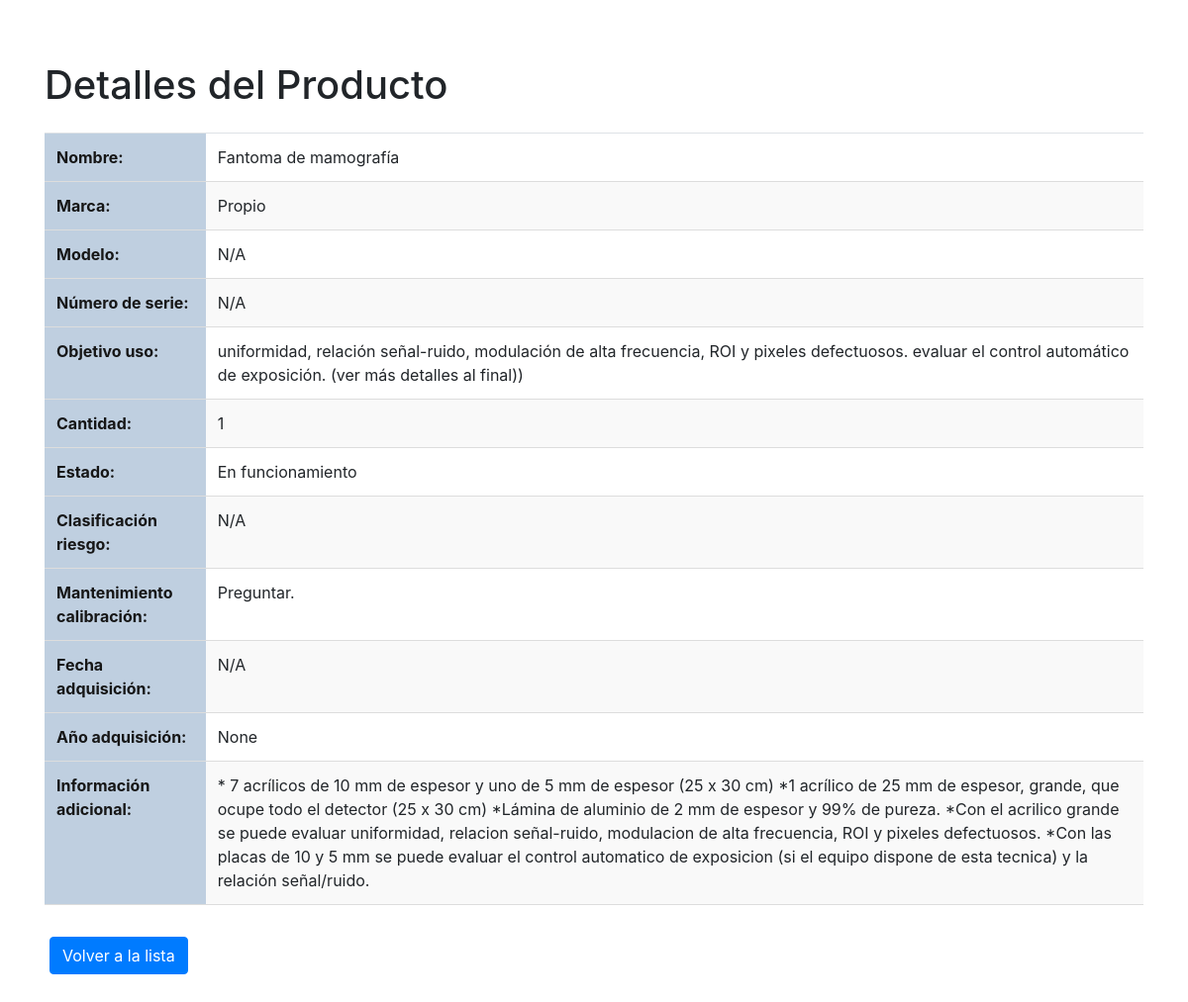
The page /inventario/detalles/10/ on the database its author committed.
### inventario/models.py (models this page shows, shortened)
class Producto(models.Model):
    nombre = models.CharField(max_length=255, null=True, blank=True)
    marca = models.CharField(max_length=255)  # campo obligatorio
    modelo = models.CharField(max_length=255, null=True, blank=True)
    numero_serie = models.CharField(max_length=255, null=True, blank=True)  # Modificado para permitir valores nulos
    objetivo_uso = models.CharField(max_length=255)  # campo obligatorio
    cantidad = models.IntegerField(default=0)
    estado = models.CharField(max_length=255, default='Funcionando')
    clasificacion_riesgo = models.CharField(max_length=255, null=True, blank=True)
    mantenimiento_calibracion = models.CharField(max_length=300, blank=True, null=True)
    fecha_adquisicion = models.CharField(max_length=255, null=True, blank=True)
    anio_adquisicion = models.IntegerField(null=True, blank=True)
    informacion_adicional = models.TextField(blank=True, null=True)

### inventario/views.py (the view)
# urls.py: path('detalles/<int:pk>/', detalles_producto, name='detalles_producto'),  # Nueva ruta
def detalles_producto(request, pk):
    producto = get_object_or_404(Producto, pk=pk)
    return render(request, 'inventario/detalles_producto.html', {'producto': producto})

### inventario/templates/inventario/detalles_producto.html (shortened to what this page needs)
{% load static %}
<!DOCTYPE html>
<html lang="es">
<head>
    <link rel="stylesheet" href="{% static 'css/style.css' %}">
    <link rel="stylesheet" href="https://stackpath.bootstrapcdn.com/bootstrap/4.5.2/css/bootstrap.min.css">
</head>
<body>
    <div class="container">
        <h1 class="my-4">Detalles del Producto</h1>
        <table class="table">
            <tr>
                <th>Nombre:</th>
                <td>{{ producto.nombre }}</td>
            </tr>
            <tr>
                <th>Marca:</th>
                <td>{{ producto.marca }}</td>
            </tr>
            <tr>
                <th>Modelo:</th>
                <td>{{ producto.modelo }}</td>
            </tr>
            <tr>
                <th>Número de serie:</th>
                <td>{{ producto.numero_serie }}</td>
            </tr>
            <tr>
                <th>Objetivo uso:</th>
                <td>{{ producto.objetivo_uso }}</td>
            </tr>
            <tr>
                <th>Cantidad:</th>
                <td>{{ producto.cantidad }}</td>
            </tr>
            <tr>
                <th>Estado:</th>
                <td>{{ producto.estado }}</td>
            </tr>
            <tr>
                <th>Clasificación riesgo:</th>
                <td>{{ producto.clasificacion_riesgo }}</td>
            </tr>
            <tr>
                <th>Mantenimiento calibración:</th>
                <td>{{ producto.mantenimiento_calibracion }}</td>
            </tr>
            <tr>
                <th>Fecha adquisición:</th>
                <td>{{ producto.fecha_adquisicion }}</td>
            </tr>
            <tr>
                <th>Año adquisición:</th>
                <td>{{ producto.anio_adquisicion }}</td>
            </tr>
            <tr>
                <th>Información adicional:</th>
                <td>{{ producto.informacion_adicional }}</td>
            </tr>
        </table>
        <a href="{% url 'lista_productos' %}" class="btn btn-primary mt-3">Volver a la lista</a>    </div>
</body>
</html>

### inventario/static/css/style.css (style rules this page uses)
body { font-family: Arial, sans-serif; background-color: #f4f4f9; margin: 0; padding: 18px; position: relative; min-height: 100vh; }
.custom-table, .table { width: 100%; border-collapse: collapse; margin: 20px 0; font-size: 16px; table-layout: auto; }
table th, table td { padding: 14px; text-align: left; border-bottom: 1px solid #ddd; overflow: hidden; text-overflow: ellipsis; }
table th { background-color: #bfcfe0; color: #161616; }
.table tr { height: 40px; }
.table tr:nth-child(even) { background-color: #f9f9f9; }
button, input[type="submit"], .btn { background-color: #007bff; color: #161616; padding: 10px 20px; border: none; border-radius: 4px; cursor: pointer; margin: 5px; }
.container { max-width: 1200px; margin: 0 auto; padding: 20px; }

### rows shown on the page
Producto: nombre "Fantoma de mamografía", marca "Propio", modelo "N/A", numero_serie "N/A", objetivo_uso "uniformidad, relación señal-ruido, modulación de alta frecuencia, ROI y pixeles defectuosos. evaluar el control automático de exposición. (ver más detalles al final))", cantidad "1", estado "En funcionamiento", clasificacion_riesgo "N/A", mantenimiento_calibracion "Preguntar.", fecha_adquisicion "N/A", anio_adquisicion "None", informacion_adicional "* 7 acrílicos de 10 mm de espesor y uno de 5 mm de espesor (25 x 30 cm) *1 acrílico de 25 mm de espesor, grande, que ocupe todo el detector (25 x 30 cm) *Lámina de aluminio de 2 mm de espesor y 99% de pureza. *Con el acrilico grande se puede evaluar uniformidad, relacion señal-ruido, modulacion de alta frecuencia, ROI y pixeles defectuosos. *Con las placas de 10 y 5 mm se puede evaluar el control automatico de exposicion (si el equipo dispone de esta tecnica) y la relación señal/ruido."
